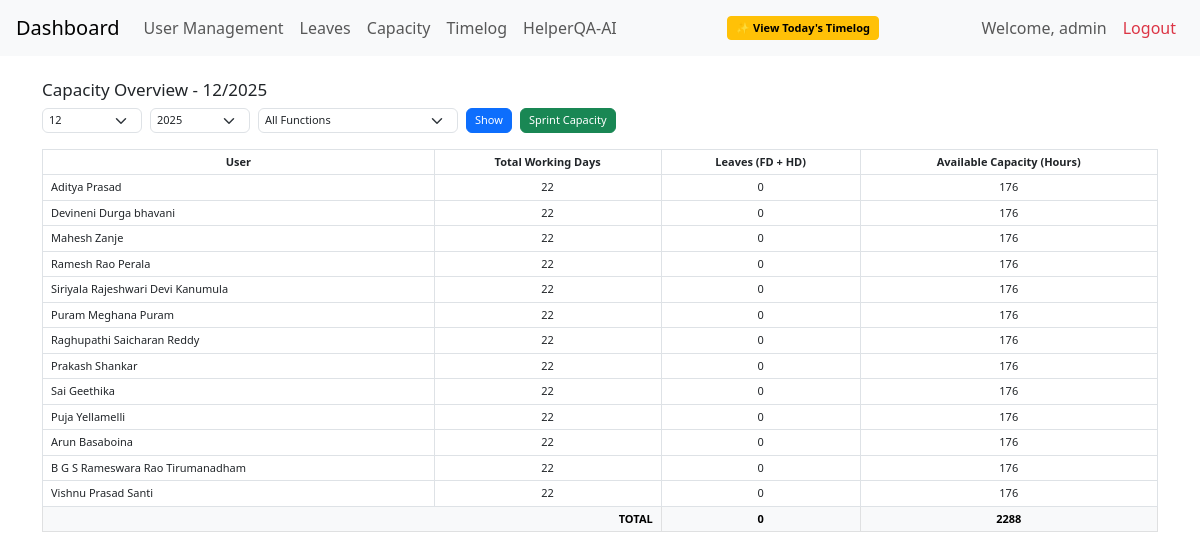
Page /capacity (signed in) on the earlier database version.
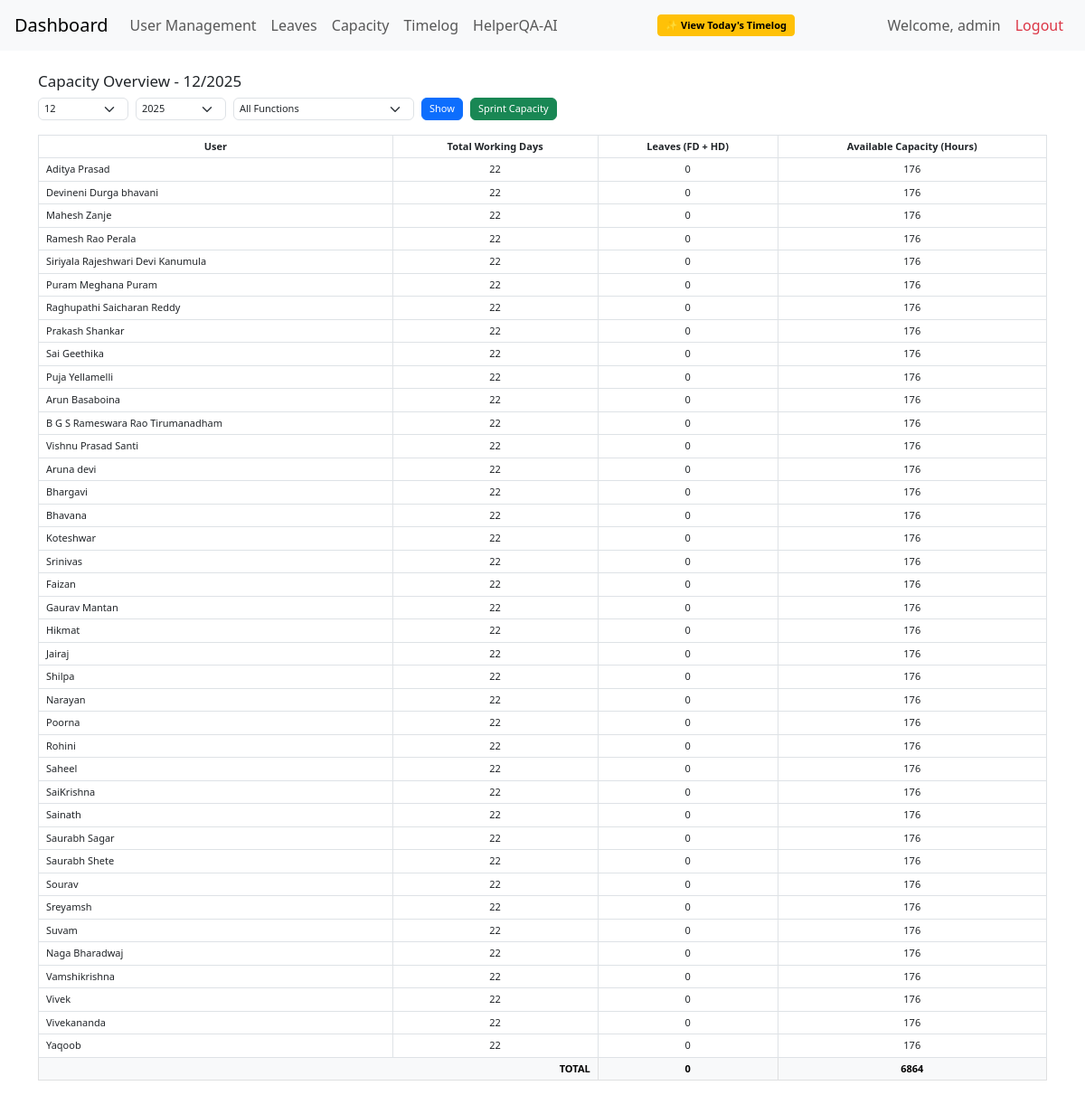
Same page on the later database version.
### app.py (models this page shows)
class User(db.Model):
    id = db.Column(db.Integer, primary_key=True)
    name = db.Column(db.String(100))
    email = db.Column(db.String(100))
    designation = db.Column(db.String(100))
    jira_account_id = db.Column(db.String(100))
    role = db.Column(db.String(50), default='Team Member')

### app.py (the view)
@app.route('/capacity', methods=['GET'])
def capacity():
    users = User.query.all()
    year = int(request.args.get('year', datetime.now().year))
    month = int(request.args.get('month', datetime.now().month))
    selected_function = request.args.get('function', 'All')
    first_day = datetime(year, month, 1)
    month_days = calendar.monthrange(year, month)[1]
    last_day = datetime(year, month, month_days)
    holiday_dates = {h.date for h in Holiday.query.filter(
        Holiday.date >= first_day.date(), Holiday.date <= last_day.date()).all()
    }
    filtered_users = [u for u in users if selected_function == 'All' or u.designation == selected_function]
    capacity_data = []
    total_capacity = 0
    total_leaves = 0
    for user in filtered_users:
        working_days = [
            d for d in (first_day + timedelta(days=i) for i in range(month_days))
            if d.weekday() < 5 and d.date() not in holiday_dates
        ]
        leaves = Leave.query.filter(
            Leave.user_id == user.id,
            Leave.start_date >= first_day,
            Leave.start_date <= last_day
        ).all()
        leave_sum = sum([1 if l.leave_type == 'FD' else 0.5 for l in leaves])
        leave_sum = min(leave_sum, len(working_days))
        available_hours = max(0, (len(working_days) - leave_sum) * 8)
        capacity_data.append({
            'user': user,
            'total_days': len(working_days),
            'leaves': leave_sum,
            'capacity_hours': available_hours
        })
        total_leaves += leave_sum
        total_capacity += available_hours
    functions = sorted(set(u.designation for u in users if u.designation))
    return render_template("capacity.html", capacity_data=capacity_data, year=year, month=month,
                           functions=functions, selected_function=selected_function,
                           total_capacity=total_capacity, total_leaves=total_leaves)

### app.py (called while the page is built)
@app.before_request
def require_login():
    if 'logged_in' not in session and request.endpoint not in ['login', 'static','HelperQA_AI','generate_testcases','timelog_today']:
        return redirect('/login')

### templates/capacity.html (shortened to what this page needs)
{% extends 'base.html' %}
{% block content %}
<h2>Capacity Overview - {{ month }}/{{ year }}</h2>
<form method="get" class="mb-3 d-flex gap-2 align-items-center">
    <select name="month" class="form-select" style="width:100px;">
        {% for m in range(1, 13) %}
            <option value="{{m}}" {% if m == month %}selected{% endif %}>{{ m }}</option>
        {% endfor %}
    </select>
    <select name="year" class="form-select" style="width:100px;">
        {% for y in range(2022, 2030) %}
            <option value="{{y}}" {% if y == year %}selected{% endif %}>{{ y }}</option>
        {% endfor %}
    </select>
    <select name="function" class="form-select" style="width:200px;">
        <option value="All" {% if selected_function == 'All' %}selected{% endif %}>All Functions</option>
    </select>
    <button type="submit" class="btn btn-primary">Show</button>
    <a href="/sprint-capacity" class="btn btn-success mb-11">Sprint Capacity</a>
</form>
<table class="table table-bordered text-center">
    <thead>
        <tr>
            <th>User</th>
            <th>Total Working Days</th>
            <th>Leaves (FD + HD)</th>
            <th>Available Capacity (Hours)</th>
        </tr>
    </thead>
    <tbody>
        {% for entry in capacity_data %}
        <tr>
            <td class="text-start">{{ entry.user.name }}</td>
            <td>{{ entry.total_days }}</td>
            <td>{{ entry.leaves }}</td>
            <td>{{ entry.capacity_hours }}</td>
        </tr>
        {% endfor %}
        <tr class="fw-bold table-light">
            <td colspan="2" class="text-end">TOTAL</td>
            <td>{{ total_leaves }}</td>
            <td>{{ total_capacity }}</td>
        </tr>
    </tbody>
</table>
{% endblock %}

Differences in the rows shown:
added User: user.name "Aruna devi"
added User: user.name "Bhargavi"
added User: user.name "Bhavana"
added User: user.name "Koteshwar"
added User: user.name "Srinivas"
added User: user.name "Faizan"
added User: user.name "Gaurav Mantan"
added User: user.name "Hikmat"
added User: user.name "Jairaj"
added User: user.name "Shilpa"
added User: user.name "Narayan"
added User: user.name "Poorna"
added User: user.name "Rohini"
added User: user.name "Saheel"
added User: user.name "SaiKrishna"
added User: user.name "Sainath"
added User: user.name "Saurabh Sagar"
added User: user.name "Saurabh Shete"
added User: user.name "Sourav"
added User: user.name "Sreyamsh"
added User: user.name "Suvam"
added User: user.name "Naga Bharadwaj"
added User: user.name "Vamshikrishna"
added User: user.name "Vivek"
added User: user.name "Vivekananda"
added User: user.name "Yaqoob"
Other differences:
{{ total_capacity }}: "2288" → "6864"
new list line: "22 0 176"
